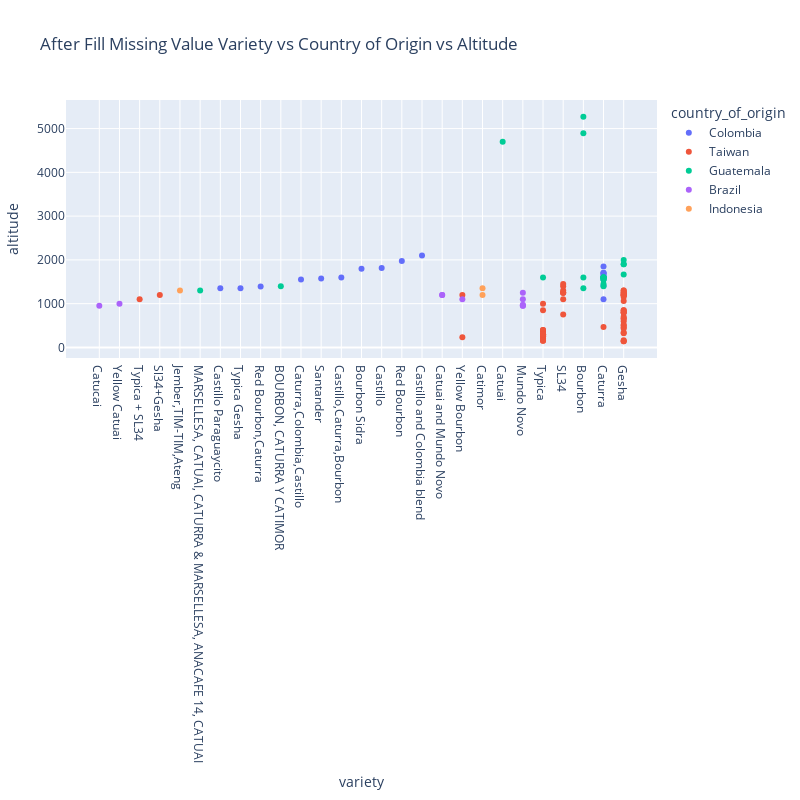

Notebook code for this chart:
### Code cell
# plot relationship between 'variety' 'country_of_origin' and 'altitude'
variety_df = df[df['country_of_origin'].isin(country_list)]
fig = px.scatter(variety_df, x='variety', y='altitude', color='country_of_origin', title='After Fill Missing Value Variety vs Country of Origin vs Altitude')
fig.update_layout(width=800, height=800, xaxis={'categoryorder':'total ascending'}, margin=go.layout.Margin(l=50))
fig.show()

### Figure 1 — Plotly figure (JSON) as saved in the notebook; plotly's stock layout.template omitted (floating-point values rounded to 4 significant figures)
{"data": [{"hovertemplate": "country_of_origin=Colombia<br>variety=%{x}<br>altitude=%{y}<extra></extra>", "legendgroup": "Colombia", "marker": {"color": "#636efa", "symbol": "circle"}, "mode": "markers", "name": "Colombia", "orientation": "v", "showlegend": true, "type": "scatter", "x": ["Castillo", "Red Bourbon", "Caturra", "Castillo Paraguaycito", "Castillo and Colombia blend", "Caturra", "Caturra", "Caturra", "Bourbon Sidra", "Caturra", "Caturra", "Caturra", "Red Bourbon,Caturra", "Caturra", "Typica Gesha", "Caturra", "Santander", "Caturra,Colombia,Castillo", "Castillo,Caturra,Bourbon"], "xaxis": "x", "y": [1815, 1975, 1850, 1350, 2100, 1550, 1411, 1700, 1800, 1625, 1700, 1100, 1390, 1650, 1350, 1700, 1574, 1550, 1600], "yaxis": "y"}, {"hovertemplate": "country_of_origin=Taiwan<br>variety=%{x}<br>altitude=%{y}<extra></extra>", "legendgroup": "Taiwan", "marker": {"color": "#EF553B", "symbol": "circle"}, "mode": "markers", "name": "Taiwan", "orientation": "v", "showlegend": true, "type": "scatter", "x": ["Gesha", "Gesha", "Sl34+Gesha", "SL34", "Gesha", "SL34", "Gesha", "Gesha", "Typica", "SL34", "Gesha", "Gesha", "Gesha", "Typica", "Typica", "Gesha", "Gesha", "Gesha", "Gesha", "Typica", "Typica", "Gesha", "Typica", "Gesha", "Typica", "Yellow Bourbon", "SL34", "SL34", "Yellow Bourbon", "Typica", "Gesha", "Gesha", "SL34", "Gesha", "Typica", "Gesha", "Typica", "Gesha", "SL34", "Typica", "Gesha", "Typica", "Typica + SL34", "Typica", "Typica", "SL34", "Gesha", "Typica", "Gesha", "Typica", "Gesha", "Gesha", "Caturra", "Gesha", "Gesha", "Gesha", "Gesha", "Gesha", "Typica", "Typica", "Gesha"], "xaxis": "x", "y": [1200, 1250, 1200, 1250, 1250, 1100, 1300, 1200, 850, 1250, 1300, 1200, 1060, 200, 200, 668, 1200, 650, 850, 400, 1000, 800, 150, 800, 375, 230, 1300, 1400, 1200, 250, 700, 1250, 1450, 520, 400, 850, 150, 800, 1250, 300, 325, 275, 1100, 250, 300, 750, 1150, 250, 340, 275, 1200, 165, 465, 139, 140, 600, 460, 500, 300, 300, 435], "yaxis": "y"}, {"hovertemplate": "country_of_origin=Guatemala<br>variety=%{x}<br>altitude=%{y}<extra></extra>", "legendgroup": "Guatemala", "marker": {"color": "#00cc96", "symbol": "circle"}, "mode": "markers", "name": "Guatemala", "orientation": "v", "showlegend": true, "type": "scatter", "x": ["Gesha", "Gesha", "Gesha", "Caturra", "Catuai", "Caturra", "Caturra", "Bourbon", "Bourbon", "Typica", "Caturra", "Caturra", "Caturra", "Gesha", "Bourbon", "BOURBON, CATURRA Y CATIMOR", "Bourbon", "Caturra", "MARSELLESA, CATUAI, CATURRA & MARSELLESA, ANACAFE 14, CATUAI", "Caturra", "Caturra"], "xaxis": "x", "y": [1668, 2000, 1900, 1600, 4700, 1600, 1600, 4895, 1350, 1600, 1600, 1550, 1550, 1900, 1600, 1400, 5272.0, 1600, 1302.0, 1450, 1400], "yaxis": "y"}, {"hovertemplate": "country_of_origin=Brazil<br>variety=%{x}<br>altitude=%{y}<extra></extra>", "legendgroup": "Brazil", "marker": {"color": "#ab63fa", "symbol": "circle"}, "mode": "markers", "name": "Brazil", "orientation": "v", "showlegend": true, "type": "scatter", "x": ["Mundo Novo", "Yellow Bourbon", "Mundo Novo", "Mundo Novo", "Yellow Catuai", "Catucai", "Catuai and Mundo Novo", "Catuai and Mundo Novo", "Mundo Novo", "Mundo Novo"], "xaxis": "x", "y": [1250, 1100, 950, 1100, 1000, 950, 1200, 1200, 950, 975], "yaxis": "y"}, {"hovertemplate": "country_of_origin=Indonesia<br>variety=%{x}<br>altitude=%{y}<extra></extra>", "legendgroup": "Indonesia", "marker": {"color": "#FFA15A", "symbol": "circle"}, "mode": "markers", "name": "Indonesia", "orientation": "v", "showlegend": true, "type": "scatter", "x": ["Catimor", "Jember,TIM-TIM,Ateng", "Catimor"], "xaxis": "x", "y": [1200, 1300, 1350], "yaxis": "y"}], "layout": {"height": 800, "legend": {"title": {"text": "country_of_origin"}, "tracegroupgap": 0}, "margin": {"l": 50}, "title": {"text": "After Fill Missing Value Variety vs Country of Origin vs Altitude"}, "width": 800, "xaxis": {"anchor": "y", "categoryorder": "total ascending", "domain": [0, 1], "title": {"text": "variety"}}, "yaxis": {"anchor": "x", "domain": [0, 1], "title": {"text": "altitude"}}}}
